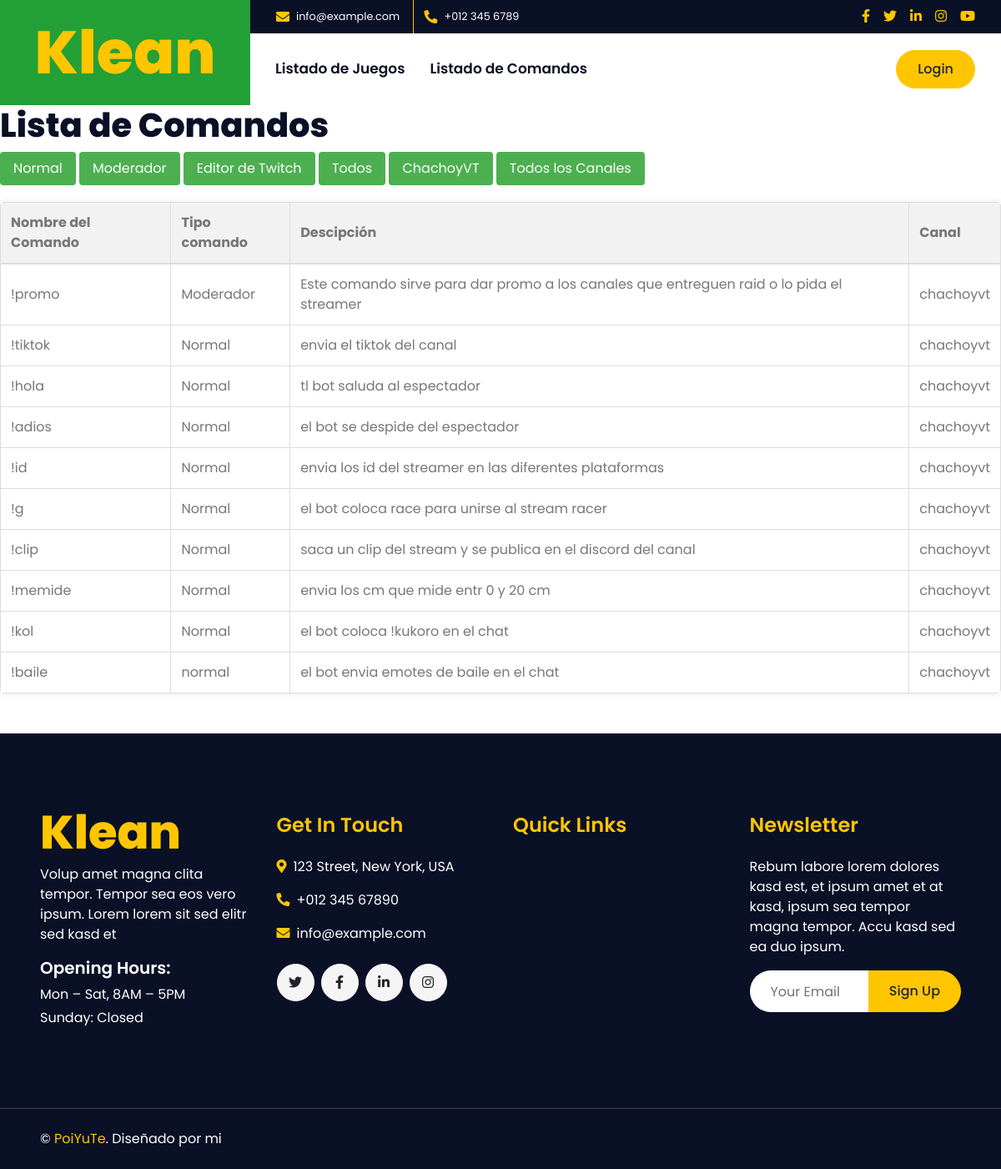
The page /lista_comandos on the database as committed earlier.
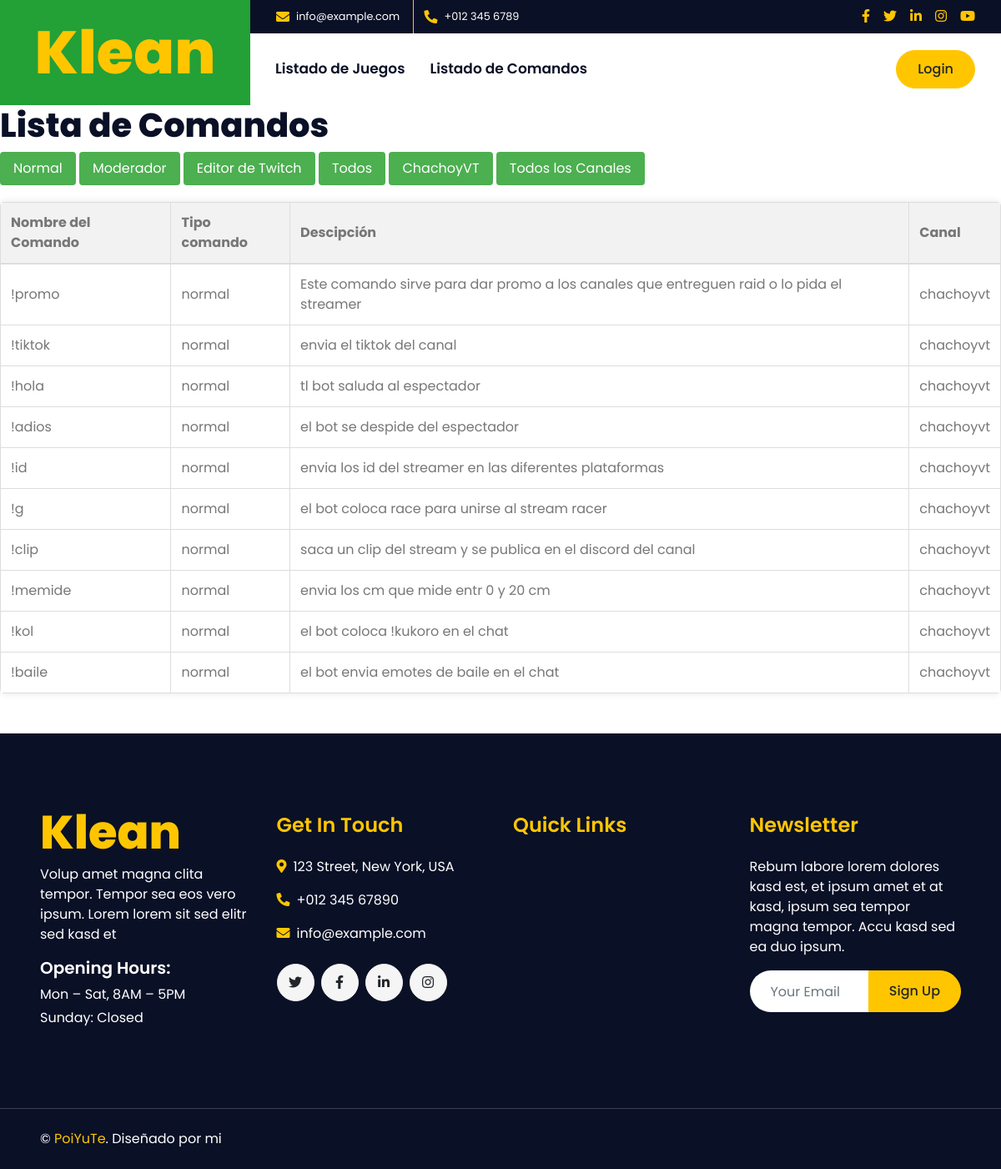
The same page on the database as committed later.
### core/models.py (models this page shows, shortened)
class Comando(models.Model):
    TIPO_COMANDO = [
        ('normal', 'Normal'),
        ('moderador', 'Moderador'),
        ('editor de twitch', 'Editor de Twitch'),
    ]
    CANAL = [
        ('chachoyvt', 'ChachoyVT'),
    ]
    nombre_comando = models.CharField(max_length=50, default='')
    tipo = models.CharField(max_length=50, choices=TIPO_COMANDO)
    descripcion = models.CharField(max_length=500, default='')
    canal = models.CharField(max_length=50, choices=CANAL, default='chachoyvt')  # Selecciona un valor predeterminado adecuado

### core/views.py (the view)
# urls.py: path('lista_comandos', lista_comandos, name="lista_comandos"),
def lista_comandos(request):
    comandos = Comando.objects.all()
    return render(request, 'core/lista_comandos.html', {'comandos': comandos})

### core/templates/core/lista_comandos.html (shortened to what the changed rows need)
<!DOCTYPE html>
<html lang="en">
<head>
    {% load static %}
    <link href="https://cdnjs.cloudflare.com/ajax/libs/font-awesome/5.10.0/css/all.min.css" rel="stylesheet">
    <link href="lib/owlcarousel/assets/owl.carousel.min.css" rel="stylesheet">
    <link href="lib/lightbox/css/lightbox.min.css" rel="stylesheet">
    <link href="{% static 'core/'%}css/style.css" rel="stylesheet">
</head>
<body>
    <div class="container-fluid">
        <div class="row">
            <div class="col-lg-3 bg-secondary d-none d-lg-block">
                <a href="" class="navbar-brand w-100 h-100 m-0 p-0 d-flex align-items-center justify-content-center">
                    <h1 class="m-0 display-3 text-primary">Klean</h1>
                </a>
            </div>
        </div>
    </div>
    <body>
        <h1>Lista de Comandos</h1>
        <table class="rounded">
            <thead>
                <tr>
                    <th>Nombre del Comando</th>
                    <th>Tipo comando</th>
                    <th>Descipción</th>
                    <th>Canal</th>
                </tr>
            </thead>
            <tbody>
                {% for comando in comandos %}
                <tr class="game-row" data-type="{{ comando.tipo }}" data-channel="{{ comando.canal }}">
                    <td>{{ comando.nombre_comando }}</td>
                    <td>{{ comando.tipo }}</td>
                    <td>{{ comando.descripcion }}</td>
                    <td>{{ comando.canal }}</td>
                </tr>
                {% endfor %}
            </tbody>
        </table>
    </body>
    <div class="container-fluid bg-dark text-white mt-5 py-5 px-sm-3 px-md-5">
        <div class="row pt-5">
            <div class="col-lg-3 col-md-6 mb-5">
                <a href="index.html" class="navbar-brand">
                    <h1 class="m-0 mt-n3 display-4 text-primary">Klean</h1>
                </a>
            </div>
        </div>
    </div>
    <script src="{% load static %}js/main.js"></script>
</body>
</html>

Rows that differ between the two databases and show on the page:
changed Comando "!promo": tipo "Moderador" → "normal"
changed Comando "!tiktok": tipo "Normal" → "normal"
changed Comando "!hola": tipo "Normal" → "normal"
changed Comando "!adios": tipo "Normal" → "normal"
changed Comando "!id": tipo "Normal" → "normal"
changed Comando "el bot coloca race para unirse al stream racer": tipo "Normal" → "normal"
changed Comando "!clip": tipo "Normal" → "normal"
changed Comando "!memide": tipo "Normal" → "normal"
changed Comando "!kol": tipo "Normal" → "normal"
